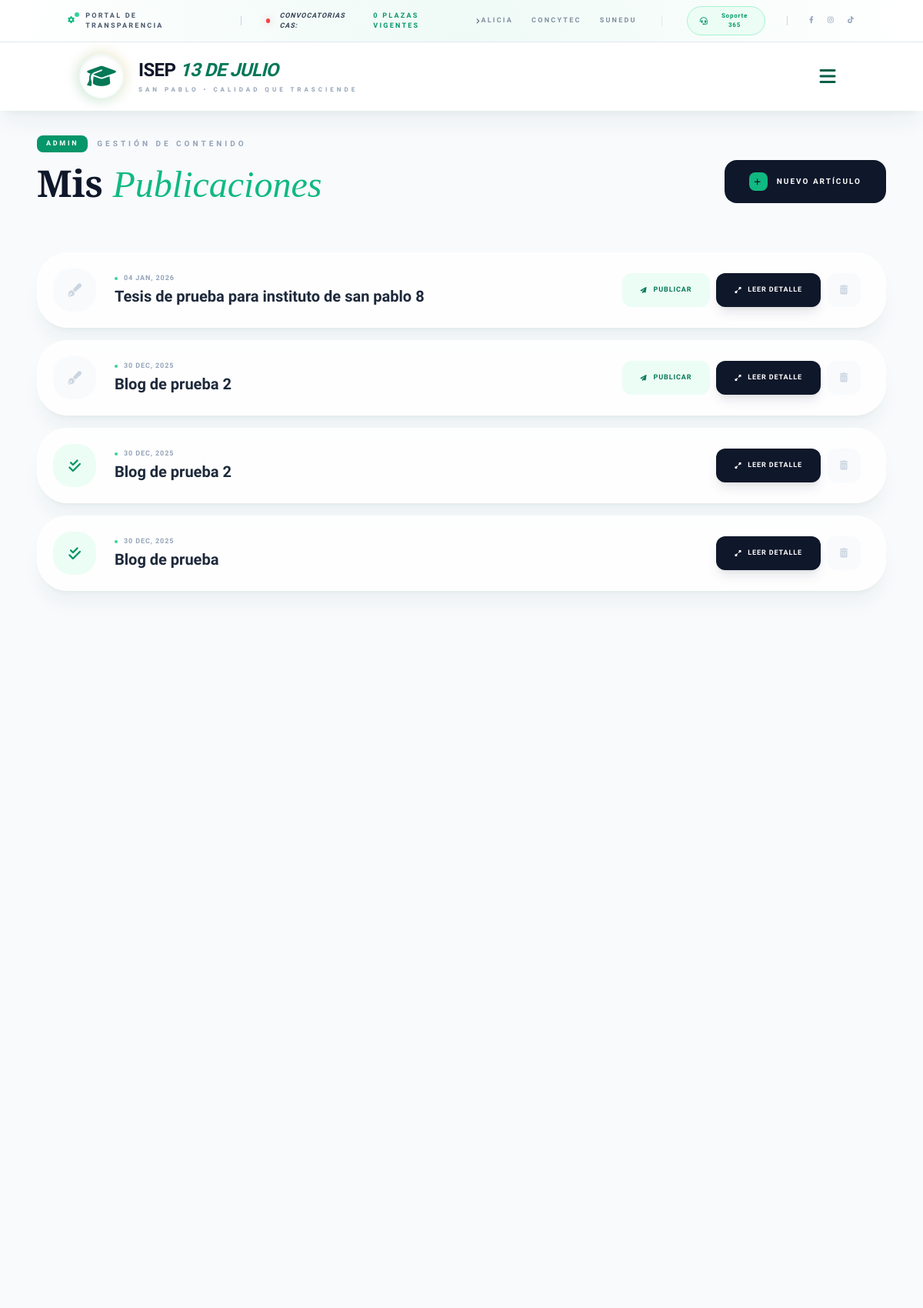
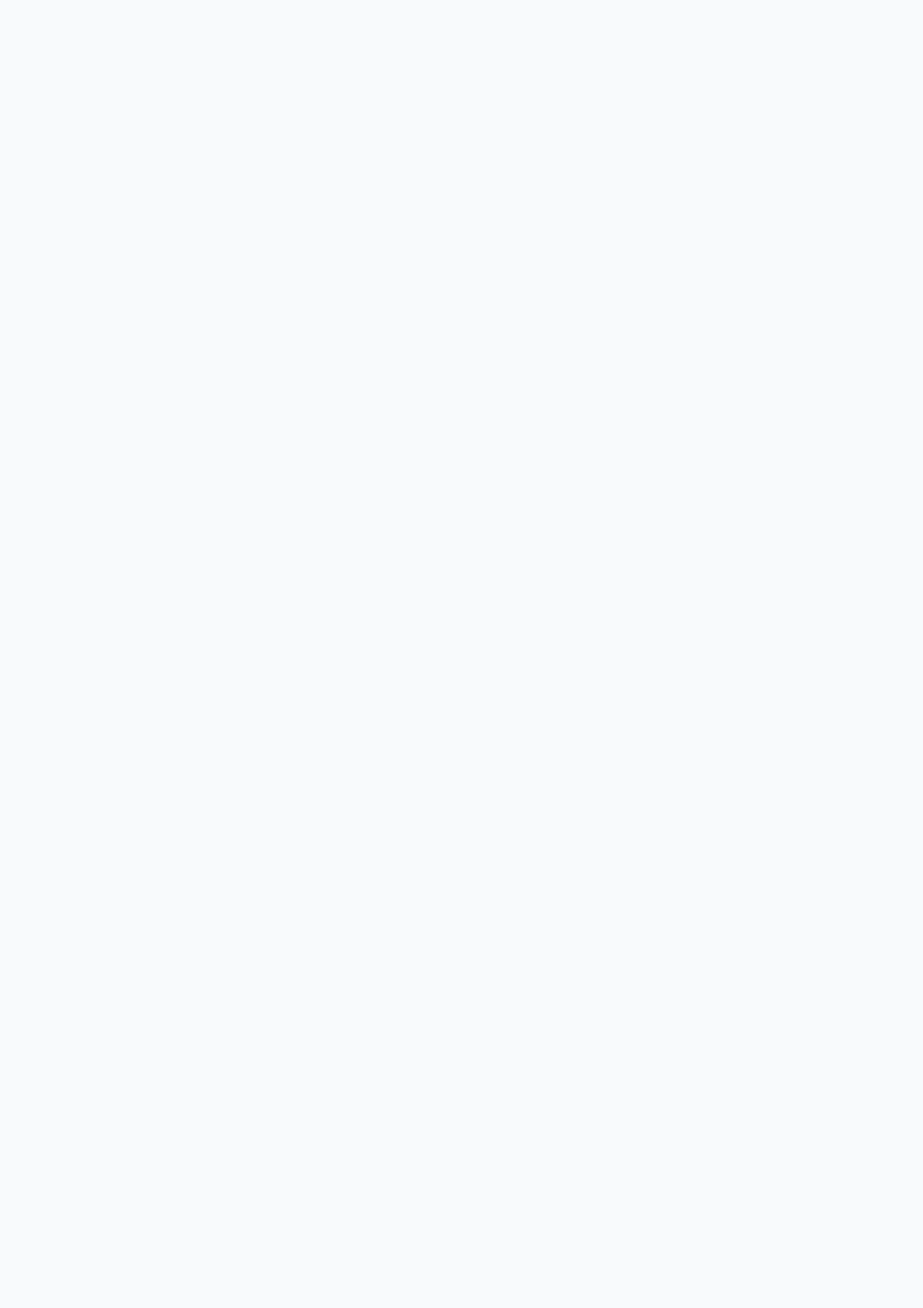
Page /blog/publicar/ (signed in, upper part) on the committed database (2 pictures, top to bottom).
### blog/models.py (models this page shows, shortened)
class Post(models.Model):
    titulo = models.CharField(max_length=200)
    contenido = models.TextField()
    fecha_publicacion = models.DateTimeField(auto_now_add=True)
    autor = models.ForeignKey(User, on_delete=models.CASCADE)
    publicado = models.BooleanField(default=False)

### blog/views.py (the view)
# urls.py: path('publicar/', views.listar_publicaciones, name='listar_publicaciones'),
def listar_publicaciones(request):
    if request.user.is_authenticated:
        posts = Post.objects.filter(autor=request.user).order_by('-fecha_publicacion')
    else:
        posts = Post.objects.filter(publicado=True).order_by('-fecha_publicacion')
    return render(request, 'blog/publicar.html', {'posts': posts})

### blog/templates/blog/publicar.html (shortened to what this page needs)
{% extends "base.html" %}
{% block content %}
<section class="py-8 bg-slate-50 min-h-screen relative overflow-hidden">
    <div class="absolute top-0 left-0 w-[500px] h-[500px] bg-emerald-100/40 rounded-full blur-[120px] -z-10 -translate-x-1/2 -translate-y-1/2"></div>
    <div class="container mx-auto px-6 max-w-6xl relative z-10">
        <div class="flex flex-col md:flex-row justify-between items-start md:items-end gap-8 mb-16">
            <div class="relative">
                <div class="flex items-center gap-3 mb-4">
                    <span class="px-3 py-1 bg-emerald-600 text-white text-[9px] font-black uppercase tracking-[0.3em] rounded-lg">Admin</span>
                    <span class="text-slate-400 font-black text-[10px] uppercase tracking-[0.4em]">Gestión de Contenido</span>
                </div>
                <h2 class="serif-font text-5xl font-black text-slate-900 leading-none">
                    Mis <span class="italic text-emerald-500 font-light">Publicaciones</span>
                </h2>
            </div>
           {% if user.is_authenticated %}
                <a href="{% url 'blog:registrar_blog' %}"
                class="group relative px-8 py-4 bg-slate-900 text-white rounded-2xl font-black text-[10px] uppercase tracking-[0.2em] overflow-hidden transition-all hover:shadow-xl hover:shadow-slate-900/20 active:scale-95">
                    <span class="relative z-10 flex items-center gap-3">
                        <div class="w-6 h-6 bg-emerald-500 rounded-lg flex items-center justify-center group-hover:rotate-90 transition-transform duration-500">
                            <i class="fas fa-plus text-slate-900 text-[10px]"></i>
                        </div>
                        Nuevo Artículo
                    </span>
                </a>
            {% endif %}
        </div>
        <div class="grid gap-4">
            {% for post in posts %}
            <div class="group relative bg-white/80 backdrop-blur-md rounded-[2.5rem] border border-white shadow-xl shadow-emerald-900/5 hover:bg-white transition-all duration-300">
                <div class="flex flex-col md:flex-row items-center justify-between p-5 md:pr-8">
                    <div class="flex items-center gap-6 w-full md:w-auto">
                        <div class="w-14 h-14 rounded-[1.5rem] flex items-center justify-center transition-all duration-500 group-hover:rounded-full {% if post.publicado %}bg-emerald-50 text-emerald-600{% else %}bg-slate-50 text-slate-300{% endif %}">
                            <i class="fas {% if post.publicado %}fa-check-double{% else %}fa-pen-fancy{% endif %} text-lg"></i>
                        </div>
                        <div>
                            <p class="text-[9px] text-slate-400 font-black uppercase tracking-widest mb-1 flex items-center gap-2">
                                <span class="w-1 h-1 bg-emerald-400 rounded-full"></span>
                                {{ post.fecha_publicacion|date:"d M, Y" }}
                            </p>
                            <h4 class="text-xl font-bold text-slate-800 leading-tight">{{ post.titulo }}</h4>
                        </div>
                    </div>
                    <div class="flex items-center gap-2 mt-6 md:mt-0">
                        {% if not post.publicado %}
                            <form method="POST" class="inline">
                                <button type="submit" class="h-11 px-6 bg-emerald-50 text-emerald-700 rounded-xl text-[9px] font-black uppercase tracking-widest hover:bg-emerald-600 hover:text-white transition-all duration-300 flex items-center gap-2">
                                    <i class="fas fa-paper-plane text-[8px]"></i> Publicar
                                </button>
                            </form>
                        {% endif %}
                        <button onclick="openPostModal('{{ post.titulo|escapejs }}', '{{ post.contenido|linebreaksbr|escapejs }}', '{{ post.fecha_publicacion|date:'d M, Y' }}')"
                                class="h-11 px-6 bg-slate-900 text-white rounded-xl text-[9px] font-black uppercase tracking-widest hover:bg-emerald-500 transition-all duration-300 flex items-center gap-2 shadow-lg shadow-slate-900/10">
                            <i class="fas fa-expand-alt text-[8px]"></i> Leer Detalle
                        </button>
                        {% if user.is_authenticated %}
                            <a href="{% url 'blog:eliminar_blog' post.id %}"
                            class="w-11 h-11 rounded-xl bg-slate-50 text-slate-300 hover:bg-rose-50 hover:text-rose-500 transition-all duration-300 flex items-center justify-center border border-transparent hover:border-rose-100"
                            title="Eliminar publicación">
                                <i class="fas fa-trash-alt text-xs"></i>
                            </a>
                        {% endif %}
                    </div>
                </div>
            </div>
            {% endfor %}
        </div>
    </div>
</section>
{% endblock %}

### static/css/style.css (style rules this page uses)
.serif-font { font-family: 'Playfair Display', serif; }

### blog/templates/blog/publicar.html (style rules this page uses)
.serif-font { font-family: 'Playfair Display', serif; }

### rows in the picture
Post: publicado False (drawn), fecha_publicacion "04 JAN, 2026", titulo "Tesis de prueba para instituto de san pablo 8"
Post: publicado False (drawn), fecha_publicacion "30 DEC, 2025", titulo "Blog de prueba 2"
Post: publicado True (drawn), fecha_publicacion "30 DEC, 2025", titulo "Blog de prueba 2"
Post: publicado True (drawn), fecha_publicacion "30 DEC, 2025", titulo "Blog de prueba"

### other values in the picture
{{ plazas_conteo|default:"0" }} "0"
